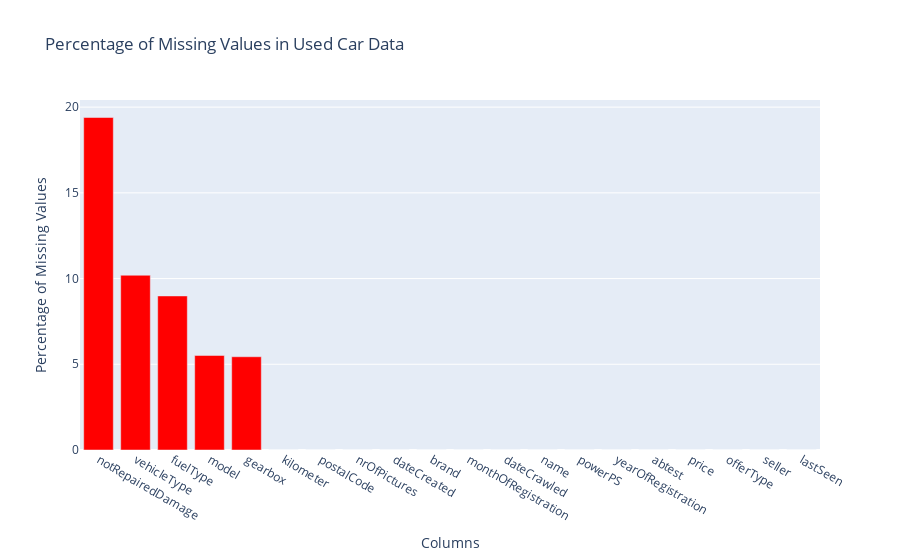

Here is the notebook cell this chart was saved with:
### Markdown cell above
#### This table shows the percentage of missing values in each column of the used car data. The columns are sorted in descending order by the percentage of missing values.

#### The notRepairedDamage column has the highest percentage of missing values (19.4%), followed by the vehicleType column (10.2%), the fuelType column (9.0%), the model column (5.5%), and the gearbox column (5.4%). These columns have a relatively large number of missing values compared to the other columns.

#### On the other hand, the kilometer, postalCode, nrOfPictures, dateCreated, brand, monthOfRegistration, dateCrawled, name, powerPS, yearOfRegistration, abtest, price, offerType, seller, and lastSeen columns have 0% missing values. This means that all values in these columns are present, and there are no missing values.

#### It is generally important to identify and handle missing values in a dataset, as missing values can affect the accuracy and reliability of analysis and modeling. In some cases, missing values may need to be imputed or estimated, while in other cases they may need to be dropped or replaced with a default value. The appropriate approach depends on the context and purpose of the data analysis.

### Code cell
# Create a bar chart showing the percentage of missing values in each column of the used car DataFrame
fig = px.bar(x=persentage_of_missing.index, y=persentage_of_missing, title= "Percentage of Missing Values in Used Car Data", labels={"x" : "Columns", "y" : "Percentage of Missing Values"})
fig.update_traces(marker_color = "red") # Update the color of the bars in the bar chart to red
# fig.show() # Display the bar chart

### Figure 1 — Plotly figure (JSON) as saved in the notebook; plotly's stock layout.template omitted (floating-point values rounded to 4 significant figures)
{"data": [{"alignmentgroup": "True", "hovertemplate": "Columns=%{x}<br>Percentage of Missing Values=%{y}<extra></extra>", "legendgroup": "", "marker": {"color": "red", "pattern": {"shape": ""}}, "name": "", "offsetgroup": "", "orientation": "v", "showlegend": false, "textposition": "auto", "type": "bar", "x": ["notRepairedDamage", "vehicleType", "fuelType", "model", "gearbox", "kilometer", "postalCode", "nrOfPictures", "dateCreated", "brand", "monthOfRegistration", "dateCrawled", "name", "powerPS", "yearOfRegistration", "abtest", "price", "offerType", "seller", "lastSeen"], "xaxis": "x", "y": [19.4, 10.19, 8.986, 5.513, 5.439, 0, 0, 0, 0, 0, 0, 0, 0, 0, 0, 0, 0, 0, 0, 0], "yaxis": "y"}], "layout": {"barmode": "relative", "legend": {"tracegroupgap": 0}, "title": {"text": "Percentage of Missing Values in Used Car Data"}, "xaxis": {"anchor": "y", "domain": [0, 1], "title": {"text": "Columns"}}, "yaxis": {"anchor": "x", "domain": [0, 1], "title": {"text": "Percentage of Missing Values"}}}}
